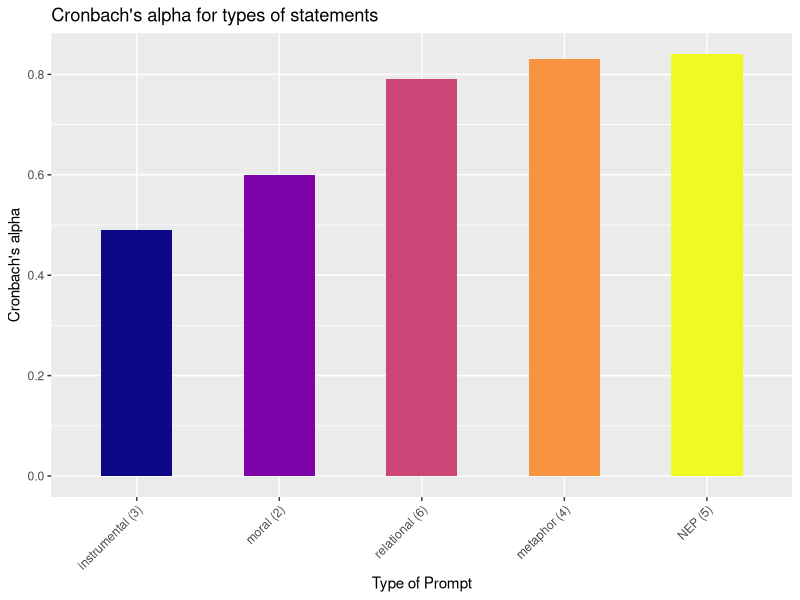
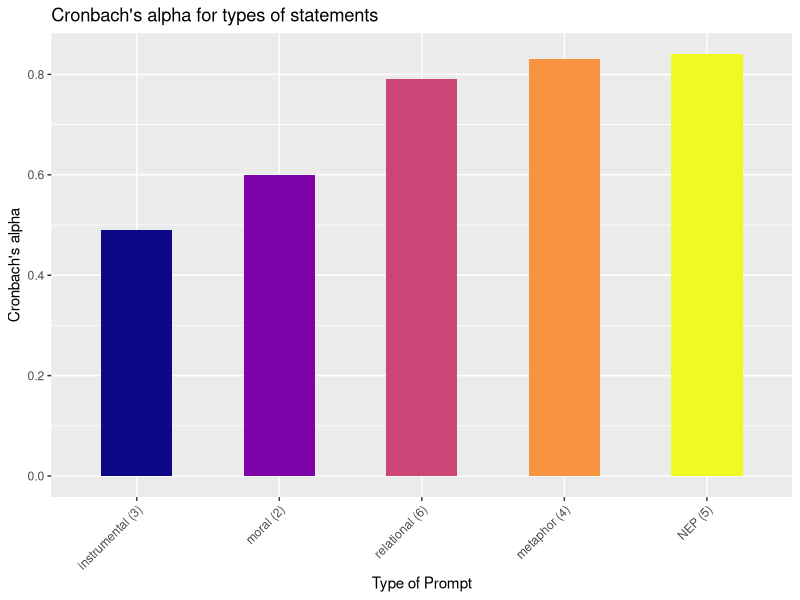

The R source for these figures, in order:
## ---- chunk 1
knitr::opts_chunk$set(echo = TRUE)
## ---- chunk 2
library(stats) # for PCA & FA
library(psych) # for PCA

setwd("/Users/sarahklain/Documents/R_2015/navi")
ev_mt <- read.csv("ev_mt.csv")

## ---- chunk 3
#psych::alpha()

mt_val <- (ev_mt[3:23]) 
str(mt_val)
alpha(mt_val, check.keys = TRUE)
## ---- chunk 4
mt_nep <- (ev_mt[3:7]) 
str(mt_nep)
alpha(mt_nep, check.keys = TRUE)
## ---- chunk 5
mt_met <- read.csv("met_mt.csv")
str(mt_met)
alpha(mt_met, check.keys = TRUE)
## ---- chunk 6
mt_rel <- read.csv("mt_rel.csv")
str(mt_rel)
alpha(mt_rel, check.keys = TRUE)
## ---- chunk 7
mt_ins <- read.csv("mt_inst.csv")
str(mt_ins)
alpha(mt_ins, check.keys = TRUE)
## ---- chunk 8
mt_ins <- read.csv("mt_mor_t.csv")
mt_ins1 <- (mt_ins[1:2])
str(mt_ins1)
alpha(mt_ins, check.keys = TRUE)
## ---- chunk 9
library(ggplot2)
library(viridis)
library(dplyr)

cr <- read.csv("cron_a.csv")

cron <- cr %>% 
  tbl_df

cron2 <- cron %>% 
  mutate(prompt = reorder(prompt, alpha)) %>% 
  arrange(alpha)

cron_bar <- ggplot(cron2, aes(x = prompt, y = alpha, fill = prompt)) +
  geom_bar(stat = "identity", width = 0.5) +
  scale_fill_viridis(discrete=TRUE, option = "plasma") +
  xlab("Type of Prompt") +
  ylab("Cronbach's alpha") +
  ggtitle("Cronbach's alpha for types of statements") +
  theme(axis.text.x = element_text(angle = 45, hjust = 1), legend.position="none") 
  #coord_cartesian(xlim = c(1, 5)) 

cron_bar

ggsave ("cron_bar.pdf", width = 9, height = 4)
